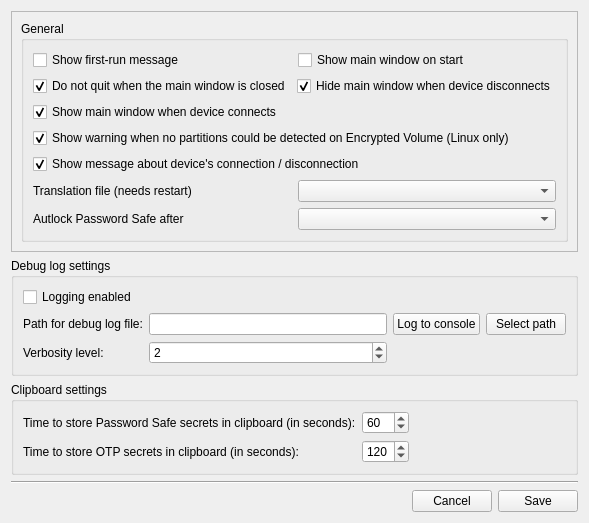
      <widget class="QWidget" name="tab_4">
       <attribute name="title">
        <string>Settings</string>
       </attribute>
       <layout class="QVBoxLayout" name="verticalLayout_73">
        <item>
         <layout class="QVBoxLayout" name="verticalLayout_72">
          <item>
           <widget class="QFrame" name="frame_9">
            <property name="frameShape">
             <enum>QFrame::StyledPanel</enum>
            </property>
            <property name="frameShadow">
             <enum>QFrame::Raised</enum>
            </property>
            <layout class="QVBoxLayout" name="verticalLayout_15">
             <item>
              <widget class="QGroupBox" name="gr_general">
               <property name="title">
                <string>General</string>
               </property>
               <layout class="QVBoxLayout" name="verticalLayout_3">
                <item>
                 <layout class="QHBoxLayout" name="horizontalLayout_19">
                  <item>
                   <widget class="QCheckBox" name="cb_first_run_message">
                    <property name="text">
                     <string>Show first-run message</string>
                    </property>
                   </widget>
                  </item>
                  <item>
                   <widget class="QCheckBox" name="cb_show_window_on_start">
                    <property name="text">
                     <string>Show main window on start</string>
                    </property>
                   </widget>
                  </item>
                 </layout>
                </item>
                <item>
                 <layout class="QHBoxLayout" name="horizontalLayout_17">
                  <item>
                   <widget class="QCheckBox" name="cb_hide_main_window_on_close">
                    <property name="text">
                     <string>Do not quit when the main window is closed</string>
                    </property>
                    <property name="checked">
                     <bool>true</bool>
                    </property>
                   </widget>
                  </item>
                  <item>
                   <widget class="QCheckBox" name="cb_hide_main_window_on_connection">
                    <property name="text">
                     <string>Hide main window when device disconnects</string>
                    </property>
                    <property name="checked">
                     <bool>true</bool>
                    </property>
                   </widget>
                  </item>
                 </layout>
                </item>
                <item>
                 <widget class="QCheckBox" name="cb_show_main_window_on_connection">
                  <property name="text">
                   <string>Show main window when device connects</string>
                  </property>
                  <property name="checked">
                   <bool>true</bool>
                  </property>
                 </widget>
                </item>
                <item>
                 <widget class="QCheckBox" name="cb_check_symlink">
                  <property name="text">
                   <string>Show warning when no partitions could be detected on Encrypted Volume (Linux only)</string>
                  </property>
                  <property name="checked">
                   <bool>true</bool>
                  </property>
                 </widget>
                </item>
                <item>
                 <widget class="QCheckBox" name="cb_device_connection_message">
                  <property name="text">
                   <string>Show message about device's connection / disconnection</string>
                  </property>
                  <property name="checked">
                   <bool>true</bool>
                  </property>
                 </widget>
                </item>
                <item>
                 <layout class="QHBoxLayout" name="horizontalLayout_12">
                  <item>
                   <widget class="QLabel" name="label_28">
                    <property name="text">
                     <string>&lt;html&gt;&lt;head/&gt;&lt;body&gt;&lt;p&gt;Translation file (needs restart)&lt;/p&gt;&lt;/body&gt;&lt;/html&gt;</string>
                    </property>
                   </widget>
                  </item>
                  <item>
                   <widget class="QComboBox" name="combo_languages">
                    <property name="accessibleName">
                     <string>Translation file (needs restart)</string>
                    </property>
                   </widget>
                  </item>
                 </layout>
                </item>
                <item>
                 <layout class="QHBoxLayout" name="horizontalLayout_13">
                  <item>
                   <widget class="QLabel" name="label_29">
                    <property name="text">
                     <string>&lt;html&gt;&lt;head/&gt;&lt;body&gt;&lt;p&gt;Autlock Password Safe after&lt;/p&gt;&lt;/body&gt;&lt;/html&gt;</string>
                    </property>
                   </widget>
                  </item>
                  <item>
                   <widget class="QComboBox" name="combo_autolock">
                    <property name="accessibleName">
                     <string>Autlock Password Safe after</string>
                    </property>
                   </widget>
                  </item>
                 </layout>
                </item>
               </layout>
              </widget>
             </item>
            </layout>
           </widget>
          </item>
          <item>
           <layout class="QVBoxLayout" name="verticalLayout_71">
            <item>
             <widget class="QGroupBox" name="groupBox">
              <property name="title">
               <string>Debug log settings</string>
              </property>
              <layout class="QGridLayout" name="gridLayout_3">
               <item row="1" column="1">
                <widget class="QLineEdit" name="edit_debug_file_path">
                 <property name="accessibleName">
                  <string>Path for debug log file:</string>
                 </property>
                </widget>
               </item>
               <item row="3" column="1">
                <widget class="QSpinBox" name="spin_debug_verbosity">
                 <property name="accessibleName">
                  <string>Verbosity level:</string>
                 </property>
                 <property name="maximum">
                  <number>6</number>
                 </property>
                 <property name="value">
                  <number>2</number>
                 </property>
                </widget>
               </item>
               <item row="1" column="0">
                <widget class="QLabel" name="label_10">
                 <property name="text">
                  <string>Path for debug log file:</string>
                 </property>
                 <property name="buddy">
                  <cstring>edit_debug_file_path</cstring>
                 </property>
                </widget>
               </item>
               <item row="3" column="0">
                <widget class="QLabel" name="label_20">
                 <property name="text">
                  <string>Verbosity level:</string>
                 </property>
                 <property name="buddy">
                  <cstring>spin_debug_verbosity</cstring>
                 </property>
                </widget>
               </item>
               <item row="0" column="0">
                <widget class="QCheckBox" name="cb_debug_enabled">
                 <property name="accessibleName">
                  <string/>
                 </property>
                 <property name="text">
                  <string>Logging enabled</string>
                 </property>
                </widget>
               </item>
               <item row="1" column="2">
                <widget class="QPushButton" name="btn_select_debug_console">
                 <property name="text">
                  <string>Log to console</string>
                 </property>
                </widget>
               </item>
               <item row="1" column="3">
                <widget class="QPushButton" name="btn_select_debug_file_path">
                 <property name="text">
                  <string>Select path</string>
                 </property>
                </widget>
               </item>
              </layout>
             </widget>
            </item>
            <item>
             <widget class="QGroupBox" name="groupBox_2">
              <property name="title">
               <string>Clipboard settings</string>
              </property>
              <layout class="QGridLayout" name="gridLayout_4">
               <item row="3" column="1">
                <widget class="QSpinBox" name="spin_OTP_time">
                 <property name="accessibleName">
                  <string>Time to store OTP secrets in clipboard (in seconds):</string>
                 </property>
                 <property name="minimum">
                  <number>10</number>
                 </property>
                 <property name="maximum">
                  <number>600</number>
                 </property>
                 <property name="value">
                  <number>120</number>
                 </property>
                </widget>
               </item>
               <item row="1" column="0">
                <widget class="QLabel" name="label_30">
                 <property name="text">
                  <string>Time to store Password Safe secrets in clipboard (in seconds):</string>
                 </property>
                 <property name="buddy">
                  <cstring>spin_debug_verbosity</cstring>
                 </property>
                </widget>
               </item>
               <item row="1" column="1">
                <widget class="QSpinBox" name="spin_PWS_time">
                 <property name="accessibleName">
                  <string>TIme to store Password Safe secrets in clipboard (in seconds):</string>
                 </property>
                 <property name="minimum">
                  <number>10</number>
                 </property>
                 <property name="maximum">
                  <number>600</number>
                 </property>
                 <property name="value">
                  <number>60</number>
                 </property>
                </widget>
               </item>
               <item row="3" column="0">
                <widget class="QLabel" name="label_31">
                 <property name="text">
                  <string>Time to store OTP secrets in clipboard (in seconds):</string>
                 </property>
                 <property name="buddy">
                  <cstring>spin_debug_verbosity</cstring>
                 </property>
                </widget>
               </item>
               <item row="1" column="2">
                <spacer name="horizontalSpacer_7">
                 <property name="orientation">
                  <enum>Qt::Horizontal</enum>
                 </property>
                 <property name="sizeHint" stdset="0">
                  <size>
                   <width>40</width>
                   <height>20</height>
                  </size>
                 </property>
                </spacer>
               </item>
              </layout>
             </widget>
            </item>
            <item>
             <spacer name="verticalSpacer_4">
              <property name="orientation">
               <enum>Qt::Vertical</enum>
              </property>
              <property name="sizeType">
               <enum>QSizePolicy::MinimumExpanding</enum>
              </property>
              <property name="sizeHint" stdset="0">
               <size>
                <width>20</width>
                <height>0</height>
               </size>
              </property>
             </spacer>
            </item>
            <item>
             <widget class="Line" name="line_10">
              <property name="orientation">
               <enum>Qt::Horizontal</enum>
              </property>
             </widget>
            </item>
           </layout>
          </item>
          <item>
           <layout class="QHBoxLayout" name="horizontalLayout_11">
            <item>
             <spacer name="horizontalSpacer_5">
              <property name="orientation">
               <enum>Qt::Horizontal</enum>
              </property>
              <property name="sizeHint" stdset="0">
               <size>
                <width>40</width>
                <height>20</height>
               </size>
              </property>
             </spacer>
            </item>
            <item>
             <widget class="QPushButton" name="btn_cancelSettings">
              <property name="text">
               <string>Cancel</string>
              </property>
             </widget>
            </item>
            <item>
             <widget class="QPushButton" name="btn_writeSettings">
              <property name="text">
               <string>Save</string>
              </property>
             </widget>
            </item>
           </layout>
          </item>
         </layout>
        </item>
       </layout>
      </widget>
